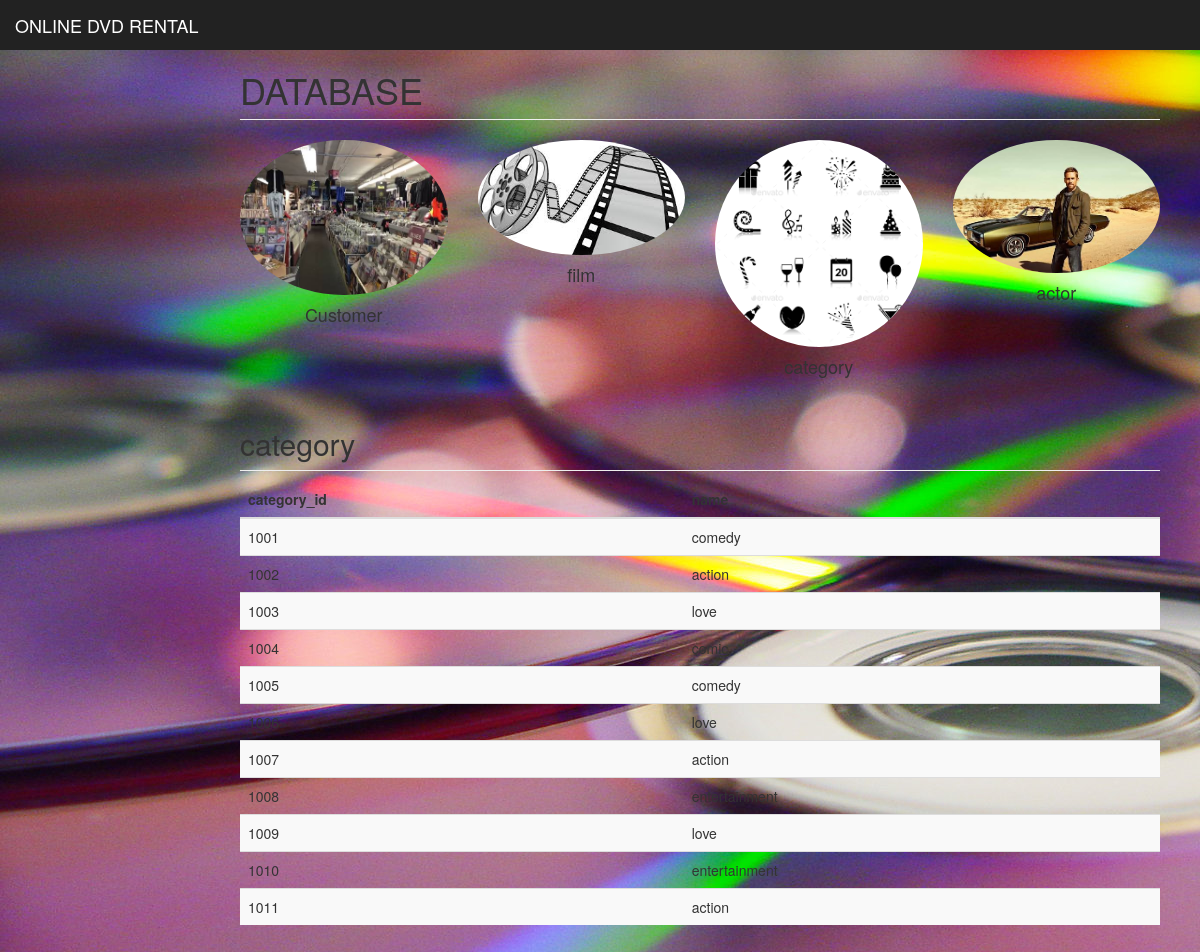
/DVD/Dash/index2.php, run on the app's committed database.
### tables this page shows
create table category (category_id integer primary key,name varchar(30));

### DVD/Dash/index2.php (the view, shortened to what this page needs)
<!DOCTYPE html>
<html lang="en">
  <head>
    <link href="bootstrap.min.css" rel="stylesheet">
    <link href="ie10-viewport-bug-workaround.css" rel="stylesheet">
    <link href="dashboard.css" rel="stylesheet">
  </head>
  <body>
   <body  background="r22.jpg">
    <nav class="navbar navbar-inverse navbar-fixed-top">
      <div class="container-fluid">
        <div class="navbar-header">
        <a class="navbar-brand" href="\minidb/dvd/index.php">ONLINE DVD RENTAL </a>
        </div>
        <div id="navbar" class="navbar-collapse collapse">
          <ul class="nav navbar-nav navbar-right">
            <li><a href="#"></a></li>
            <li><a href="#"></a></li>
            <li><a href="#"></a></li>
            <li><a href="#"></a></li>
          </ul>
        </div>
      </div>
    </nav>
        <div class="col-sm-9 col-sm-offset-3 col-md-10 col-md-offset-2 main">
          <h1 class="page-header">DATABASE</h1>
          <div class="row placeholders">
            <div class="col-xs-6 col-sm-3 placeholder">
              <a href="index.php"><img src="images (23).jpg" width="350" height="300" class="img-responsive" alt="Generic placeholder thumbnail"></a>
           <h4>Customer</h4>
            </div>
            <div class="col-xs-6 col-sm-3 placeholder">
              <a href="index1.php"><img src="download.jpg" width="350" height="300" class="img-responsive" alt="Generic placeholder thumbnail"></a>
              <h4>film</h4>
            </div>
            <div class="col-xs-6 col-sm-3 placeholder">
              <a href="index2.php"><img src="images (7).png" width="350" height="350" class="img-responsive" alt="Generic placeholder thumbnail"></a>
              <h4>category</h4>
            </div>
            <div class="col-xs-6 col-sm-3 placeholder">
              <a href="index3.php"><img src="images (22).jpg" width="300" height="300" class="img-responsive" alt="Generic placeholder thumbnail"></a>
              <h4>actor</h4>
            </div>
          </div>
          <h2 class="sub-header">category</h2>
          <div class="table-responsive">
            <table class="table table-striped">
              <thead>
                <tr>
                  <th>category_id</th>
				  <th>name</th>
                </tr>
              </thead>
              <tbody>
               <?php
					$link = mysqli_connect("localhost", "root", "", "dvr1");
						$sql = "SELECT category_id,name FROM category";
					if($result = mysqli_query($link, $sql)){
					if(mysqli_num_rows($result) > 0){
                    while($row = mysqli_fetch_array($result)){
                        echo "<tr>";
                        echo "<td>" . $row['category_id'] . "</td>";
						echo "<td>" . $row['name'] . "</td>";
                    }
            } else{
                  echo "Could not search";
                }
            } else{
                echo "ERROR: Could not able to execute $sql. " . mysqli_error($link);
		}
		?>
              </tbody>
            </table>
          </div>
        </div>
  </body>
</html>

### DVD/Dash/dashboard.css (style rules this page uses)
body { padding-top: 50px; }
.sub-header { padding-bottom: 10px; border-bottom: 1px solid #eee; }
.navbar-fixed-top { border: 0; }
.main { padding: 20px; }
@media (min-width: 768px) { .main { padding-right: 40px; padding-left: 40px; } }
.main .page-header { margin-top: 0; }
.placeholders { margin-bottom: 30px; text-align: center; }
.placeholders h4 { margin-bottom: 0; }
.placeholder { margin-bottom: 20px; }
.placeholder img { display: inline-block; border-radius: 50%; }

### data on the page
category: category_id "1001", name "comedy"
category: category_id "1002", name "action"
category: category_id "1003", name "love"
category: category_id "1004", name "comic"
category: category_id "1005", name "comedy"
category: category_id "1006", name "love"
category: category_id "1007", name "action"
category: category_id "1008", name "entertainment"
category: category_id "1009", name "love"
category: category_id "1010", name "entertainment"
category: category_id "1011", name "action"
